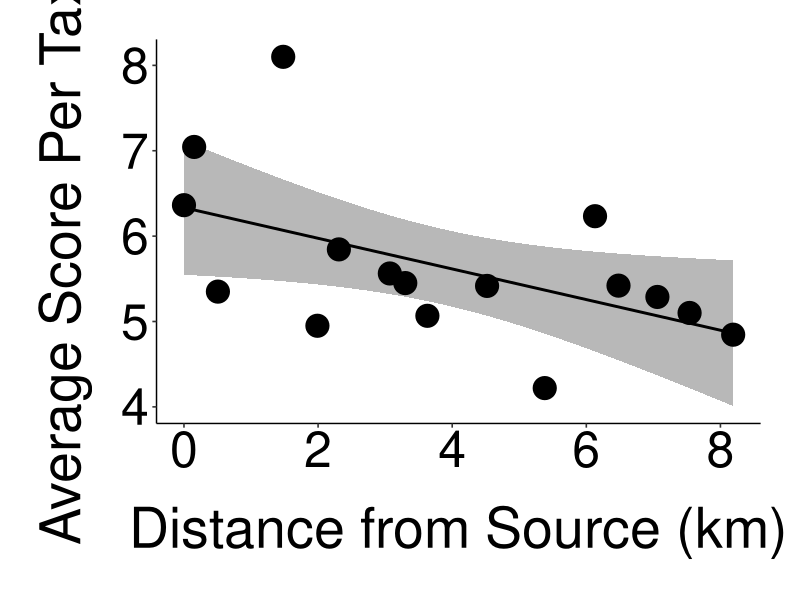
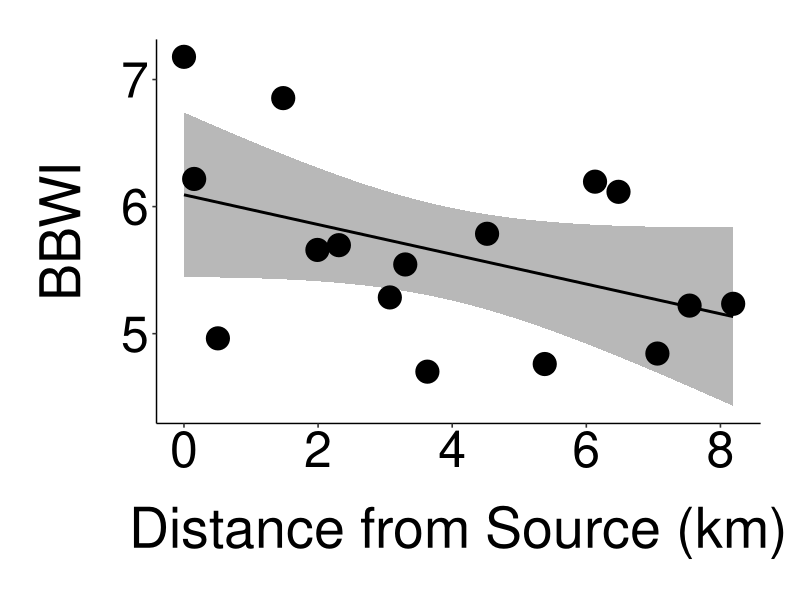
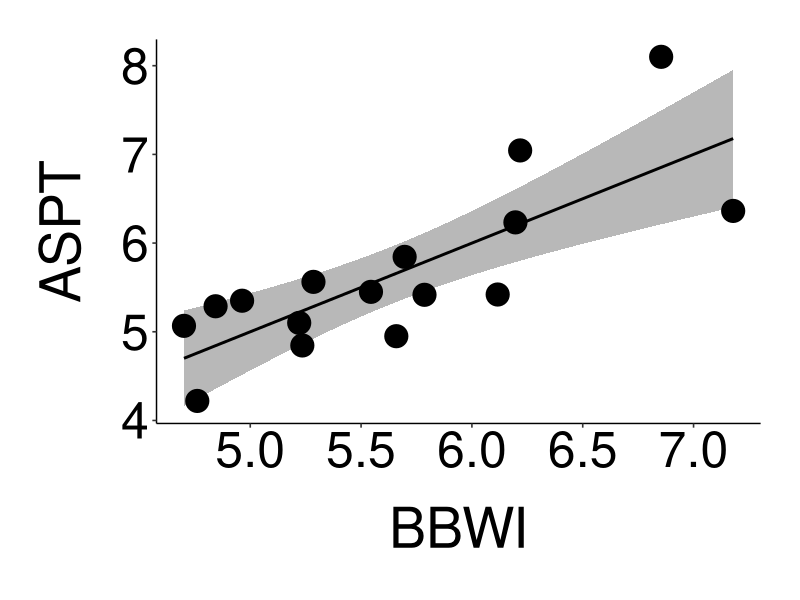
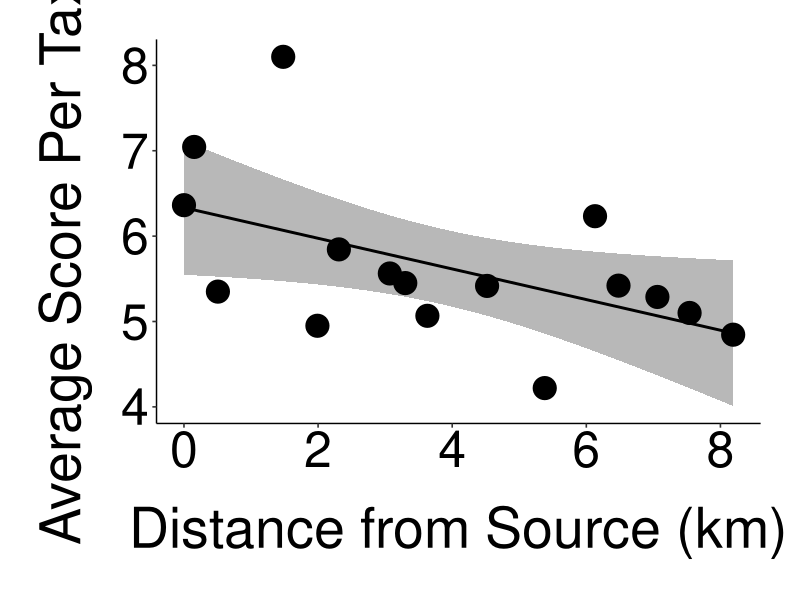
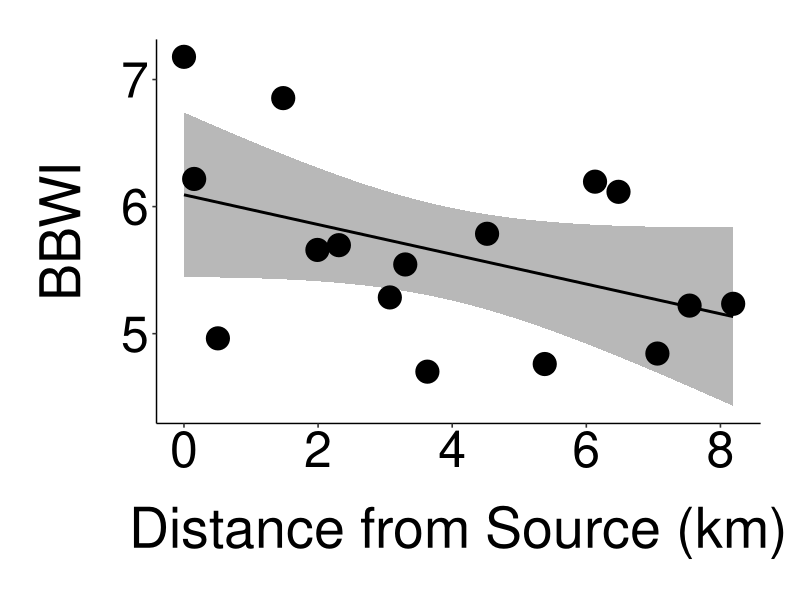
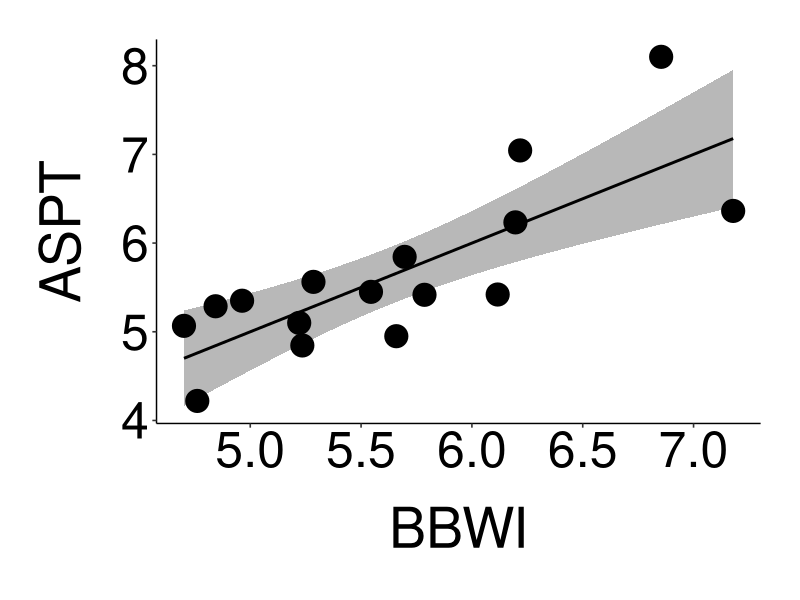

Reproduce these figures in R, in order.
# EES Field Course - Group 1 - Freshwater Invertebrates and Water Quality
# Sophie Rose, s1739832@sms.ed.ac.uk; Emma Gemal, s1758915@sms.ed.ac.uk
# Last edited: 14/9/2020



## Library ----
library(tidyverse)
library(ggplot2)
library(ggpubr)
library(ggsci)


# loading the data
wq_data <- read.csv("Data/alldata.csv")
wq_data <- wq_data %>% 
              slice(-c(17:27))


## Plotting water quality with distance ----
# linear regression for ASPT vs distance from source 
ASPT_stats <- lm(ASPT ~ distance_source_km,
                data = wq_data)
summary(ASPT_stats)
# p-value = 0.03859
# F-value = 5.211 (1 and 14 degrees of freedom) 
# R-squared = 0.2712

# creating the plot of ASPT vs distance 
(wq_plot <- ggplot(wq_data, aes(x = distance_source_km, y = ASPT)) +
              labs(
                x = "Distance from Source (km)",
                y = "Average Score Per Taxon"
              ) +
              stat_smooth(method = "lm", color = "black", alpha = 0.7) +
              geom_point(size = 7.5) +
              theme_pubr() +
              theme(axis.text = element_text(size = 36),
                    axis.title = element_text(size = 40),
                    axis.title.x = element_text(margin = margin(t = 20)),
                    axis.title.y = element_text(margin = margin(r = 20)),
                    plot.margin=unit(c(1,1,1,1),"cm")))

ggsave(file = "ASPTdist_plot.png", width = 14, height = 14, units = c("in"), path = "Figures")


# linear regression for BBWI vs distance from source  
BBWI_stats <- lm(WQ ~ distance_source_km,
                data = wq_data)
summary(BBWI_stats)
# p-value = 0.09241
# R-squared = 0.189

# creating the plot of our water quality index (BBWI) vs. distance from source
(wq_plot2 <- ggplot(wq_data, aes(x = distance_source_km, y = WQ)) +
                labs(
                      x = "Distance from Source (km)",
                      y = "BBWI"
                    ) +
                stat_smooth(method = "lm", color = "black", alpha = 0.7) +
                geom_point(size = 7.5) +
                theme_pubr() +
                theme(axis.text = element_text(size = 36),
                      axis.title = element_text(size = 40),
                      axis.title.x = element_text(margin = margin(t = 20)),
                      axis.title.y = element_text(margin = margin(r = 20)),
                      plot.margin=unit(c(1,1,1,1),"cm")))

ggsave(file = "BBWIdist_plot.png", width = 14, height = 14, units = c("in"), path = "Figures")





## Plotting relationship between lm vs. ASPT ----
# comparison of our water quality index (BBWI) and ASPT
index_stats <- lm(WQ ~ ASPT,
                  data = wq_data)
summary(index_stats)
# p-value = 0.00035
# R-squared = 0.6106

# plotting the index comparison
(wq_aspt_plot <- ggplot(wq_data, aes(x = WQ, y = ASPT)) +
                   labs(
                     x = "BBWI",
                     y = "ASPT"
                   ) +
                   stat_smooth(method = "lm", color = "black", alpha = 0.7) +
                   geom_point(size = 7.5) +
                   theme_pubr() +
                   theme(axis.text = element_text(size = 36),
                         axis.title = element_text(size = 40),
                         axis.title.x = element_text(margin = margin(t = 20)),
                         axis.title.y = element_text(margin = margin(r = 20)),
                         plot.margin=unit(c(1,1,1,1),"cm")))

ggsave(file = "ASPT_BBWI_plot.png", width = 14, height = 14, units = c("in"), path = "Figures")
